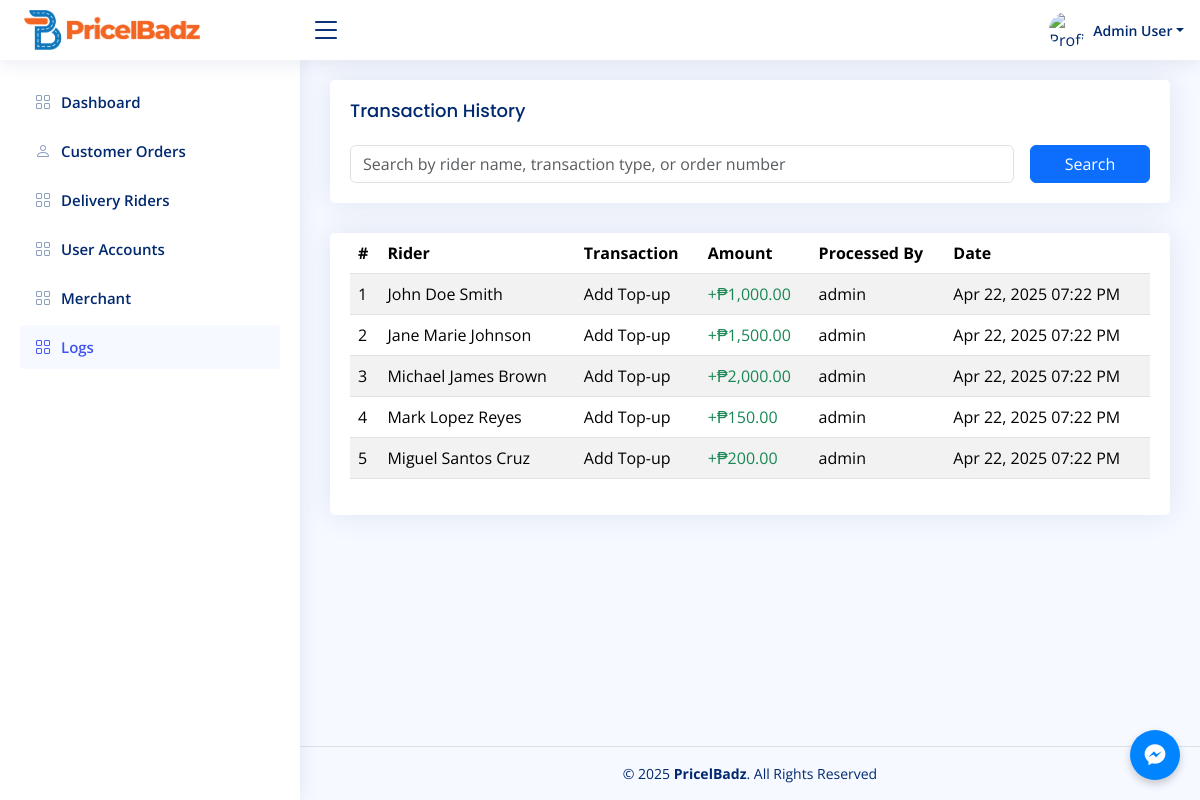
The page /admin/logs.php (signed in) on the database as committed earlier.
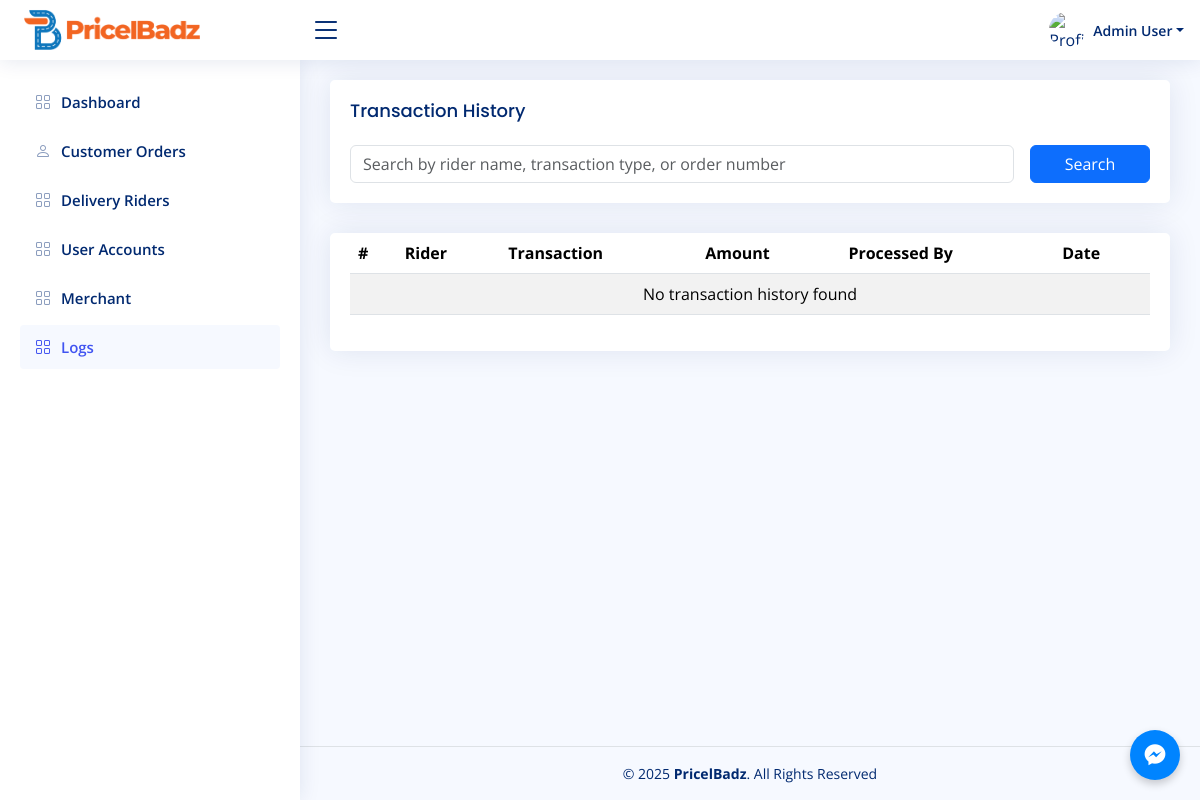
The same page on the database as committed later.
### tables this page shows
CREATE TABLE IF NOT EXISTS `trider_topup_ledger` (
`id` int(11) NOT NULL AUTO_INCREMENT,
`rider_id` int(11) NOT NULL,
`transaction_type` enum('Add Top-up', 'Withdraw Top-up', 'Commission Deduction', 'Refund') NOT NULL,
`previous_balance` decimal(10, 2) NOT NULL,
`amount` decimal(10, 2) NOT NULL,
`current_balance` decimal(10, 2) NOT NULL,
`order_number` varchar(50) DEFAULT NULL,
`processed_by` varchar(100) NOT NULL,
`notes` text DEFAULT NULL,
`created_at` timestamp NOT NULL DEFAULT current_timestamp(),
PRIMARY KEY (`id`),
KEY `rider_id` (`rider_id`),
CONSTRAINT `trider_topup_ledger_ibfk_1` FOREIGN KEY (`rider_id`) REFERENCES `triders` (`id`) ON DELETE CASCADE
);

### admin/logs.php (the view, shortened to what this page needs)
<?php
include './header.php';
include '../config/connect.php';
$search = isset($_POST['search']) ? $_POST['search'] : '';
$query = "SELECT t.*,
          CONCAT(r.first_name, ' ', COALESCE(r.middle_name, ''), ' ', r.last_name) as fullname
          FROM trider_topup_ledger t
          JOIN triders r ON t.rider_id = r.id
          WHERE 1=1";
$query .= ' ORDER BY t.created_at DESC';
$stmt = $conn->prepare($query);
$stmt->execute();
$result = $stmt->get_result();
?>
<main id="main" class="main">
    <section class="section">
        <div class="row">
            <div class="col-lg-12">
                <div class="card">
                    <div class="card-body">
                        <h5 class="card-title">Transaction History</h5>
                        <form method="POST" class="row g-3">
                            <div class="col-md-10">
                                <input type="text" class="form-control" name="search" id="inputText"
                                    value="<?= htmlspecialchars($search) ?>"
                                    placeholder="Search by rider name, transaction type, or order number">
                            </div>
                            <div class="col-md-2">
                                <button type="submit" class="btn btn-primary w-100">Search</button>
                            </div>
                        </form>
                    </div>
                </div>
                <div class="card">
                    <div class="card-body">
                        <div class="table-responsive">
                            <table class="table table-striped table-hover">
                                <thead>
                                    <tr>
                                        <th>#</th>
                                        <th>Rider</th>
                                        <th>Transaction</th>
                                        <th>Amount</th>
                                        <th>Processed By</th>
                                        <th>Date</th>
                                    </tr>
                                </thead>
                                <tbody>
                                    <?php
                                    $count = 1;
                                    if ($result->num_rows > 0):
                                        while ($row = $result->fetch_assoc()):
                                            $is_positive_transaction = (
                                                $row['transaction_type'] === 'Add Top-up' ||
                                                $row['transaction_type'] === 'Refund Top-up' ||
                                                $row['transaction_type'] === 'Refund'
                                            );
                                            $amount_class = $is_positive_transaction ? 'text-success' : 'text-danger';
                                            $amount_prefix = $is_positive_transaction ? '+' : '-';
                                            $display_transaction = $row['transaction_type'];
                                    ?>
                                    <tr>
                                        <td><?= $count++ ?></td>
                                        <td><?= htmlspecialchars($row['fullname']) ?></td>
                                        <td><?= htmlspecialchars($display_transaction) ?></td>
                                        <td class="<?= $amount_class ?>">
                                            <?= $amount_prefix ?>₱<?= number_format($row['amount'], 2) ?>
                                        </td>
                                        <td><?= htmlspecialchars($row['processed_by']) ?></td>
                                        <td><?= date('M d, Y h:i A', strtotime($row['created_at'])) ?></td>
                                    </tr>
                                    <?php
                                        endwhile;
                                    else:
                                    ?>
                                    <tr>
                                        <td colspan="6" class="text-center">No transaction history found</td>
                                    </tr>
                                    <?php endif; ?>
                                </tbody>
                            </table>
                        </div>
                    </div>
                </div>
            </div>
        </div>
    </section>
</main>
<footer id="footer" class="footer border-top py-3">
    <div class="container">
        <div class="copyright text-center">
            &copy; 2025 <strong><span>PricelBadz</span></strong>. All Rights Reserved
        </div>
    </div>
</footer>

Rows that differ between the two databases and show on the page:
removed trider_topup_ledger: fullname "John Doe Smith", transaction_type "Add Top-up", transaction_type "+", amount "1,000.00", processed_by "admin", created_at "Apr 22, 2025 07:22 PM"
removed trider_topup_ledger: fullname "Jane Marie Johnson", transaction_type "Add Top-up", transaction_type "+", amount "1,500.00", processed_by "admin", created_at "Apr 22, 2025 07:22 PM"
removed trider_topup_ledger: fullname "Michael James Brown", transaction_type "Add Top-up", transaction_type "+", amount "2,000.00", processed_by "admin", created_at "Apr 22, 2025 07:22 PM"
removed trider_topup_ledger: fullname "Mark Lopez Reyes", transaction_type "Add Top-up", transaction_type "+", amount "150.00", processed_by "admin", created_at "Apr 22, 2025 07:22 PM"
removed trider_topup_ledger: fullname "Miguel Santos Cruz", transaction_type "Add Top-up", transaction_type "+", amount "200.00", processed_by "admin", created_at "Apr 22, 2025 07:22 PM"
Other text that changed with them:
text now shown: "No transaction history found"
